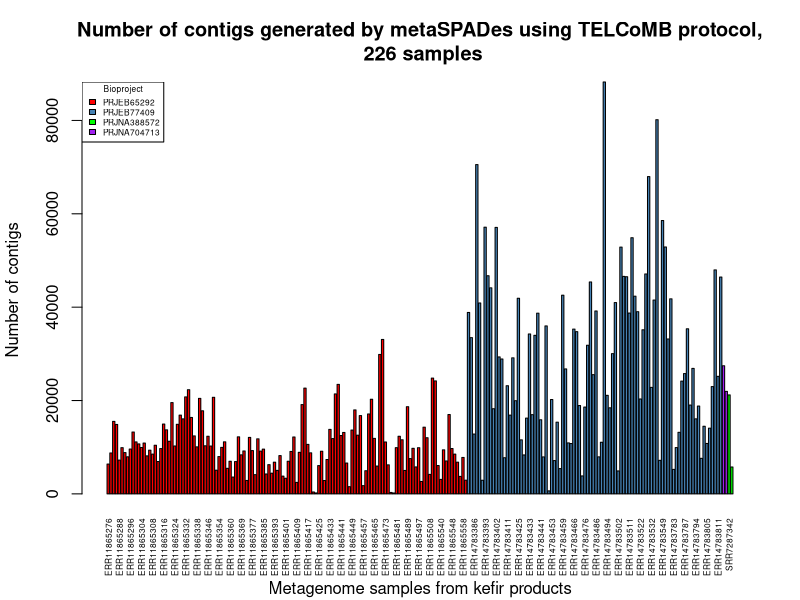

This chart was generated by the following R code:
# 17/05/2026
# Barplot of the number of contigs by samples generated by TELCoMB

# Part 1: Importing the necessary packages and data -----------------------
library(readr)
library(tidyr)
library(ggplot2)
library(ggforce)
library(tibble)

contigs <- read.csv("contigs.csv",dec = ".", sep = ",", header = FALSE)
contigs=contigs[,-3]

# Part 2: rearranging data ------------------------------------------------

mean(contigs$V2)
sum(contigs$V2)
summary(contigs)

contigs.env <- read.csv("sample_collection.csv",dec = ",", sep = ";", header = TRUE)
contigs$bioproject <- contigs$V2
contigs$bioproject <- contigs.env$bioproject[match(contigs$V1,contigs.env$sample)]
contigs[contigs$V1=="SRR13801805", "bioproject"] <- "PRJNA704713"

# Part 3:  coloring by Bioproject ------------------------------------------

color_map <- c(
  "PRJEB65292" = "red",
  "PRJEB77409" = "steelblue",
  "PRJNA388572" = "green",
  "PRJNA704713" = "purple"
)

bar_colors <- color_map[contigs$bioproject]
n = as.character(nrow(contigs))

# Part 4:  Plotting --------------------------------------------------------

barplot(
  contigs$V2,
  names.arg = contigs$V1,
  col = bar_colors,
  las = 3, # labels verticaux
  main = paste("Number of contigs generated by metaSPADes using TELCoMB protocol,\n",n,"samples"),
  sub = "Metagenome samples from kefir products",
  ylab = "Number of contigs",
  cex.names = 0.5
)

legend(
  "topleft",
  legend = names(color_map),
  fill = color_map,
  title = "Bioproject",
  cex = 0.5
)
dev.off()

# Save
pdf("barplot_contigs.pdf", width = 12, height = 4)
layout(matrix(c(1,2), ncol = 1), heights = c(3,1.5))
